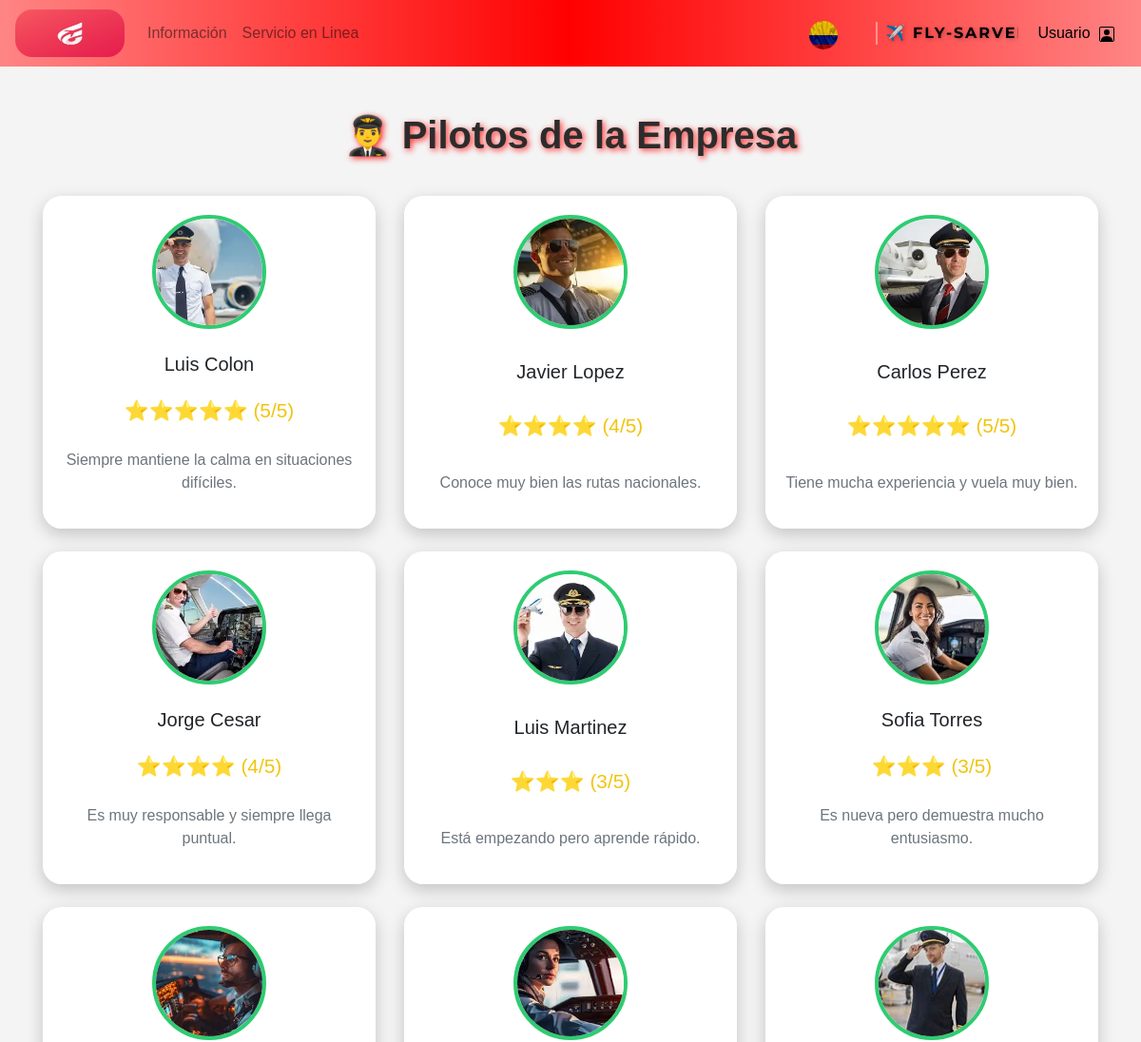
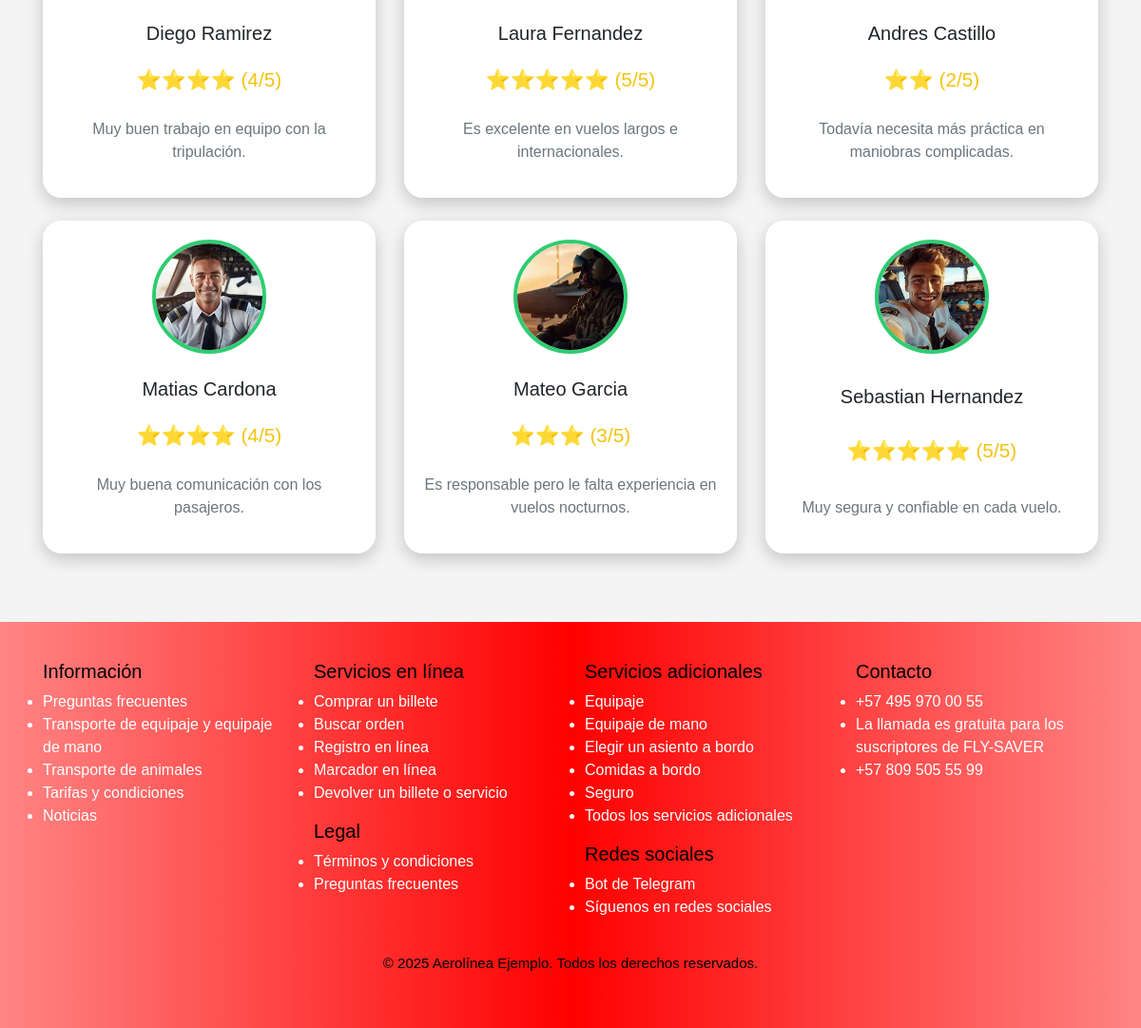
The app's page /Pilotos.php with its own data (2 pictures, top to bottom).
### tables this page shows
CREATE TABLE IF NOT EXISTS `pilotos` (
  `nombre` varchar(50) NOT NULL,
  `foto` varchar(50) NOT NULL,
  `calificacion` int(11) NOT NULL DEFAULT '0',
  `comentario` varchar(150) NOT NULL
);

### Web/Pilotos.php (the view, shortened to what this page needs)
<?php
include("nav.php");
?>
<?php
include("conexion.php");
$resultado_consulta = mysqli_query($con, "SELECT * FROM pilotos");
$pilotos = [];
if (mysqli_num_rows($resultado_consulta) > 0) {
  while ($row = mysqli_fetch_assoc($resultado_consulta)) {
    $pilotos[] = $row;
  }
}
?>
<div class="container py-5">
  <h1>👨‍✈️ Pilotos de la Empresa</h1>
  <div class="row">
    <?php foreach ($pilotos as $index => $p): ?>
      <div class="col-md-4 mb-4 d-flex">
        <div class="card text-center w-100" style="animation-delay: <?php echo $index * 0.15; ?>s;">
          <div class="card-body">
            <img src="<?php echo $p['foto']; ?>" alt="<?php echo $p['nombre']; ?>"
              class="foto mb-3" data-bs-toggle="modal" data-bs-target="#imgModal"
              onclick="mostrarImagen('<?php echo $p['foto']; ?>', '<?php echo $p['nombre']; ?>', '<?php echo $p['calificacion']; ?>', '<?php echo $p['comentario']; ?>')">
            <h5 class="card-title"><?php echo $p['nombre']; ?></h5>
            <p class="stars">
              <?php for ($i = 0; $i < $p['calificacion']; $i++): ?>⭐<?php endfor; ?>
              (<?php echo $p['calificacion']; ?>/5)
            </p>
            <p class="text-muted"><?php echo $p['comentario']; ?></p>
          </div>
        </div>
      </div>
    <?php endforeach; ?>
  </div>
</div>
<?php
include("footer.php");
?>

### Web/nav.php (shortened to what this page needs)
<!DOCTYPE html>
<html lang="en">
<head>
    <link rel="stylesheet" href="../Css/boot.css">
    <link rel="stylesheet" href="../Css/style.css">
    <link rel="stylesheet" href="../Css/icons.css">
    <link rel="stylesheet" href="https://stackpath.bootstrapcdn.com/bootstrap/4.5.2/css/bootstrap.min.css">
</head>
<body style="font-family: 'Arial', sans-serif; background-color: #f4f4f4;  height: 100vh;">
    <div class="row">
        <div class="col-12">
            <nav class="navbar navbar-expand-lg navbar-light bg-danger NAV">
                <a class="navbar-brand" href="../Web/index.php">
                    <img src="../Img/FlySaverLOG.jpg" alt="Logo" style="width: 115px; height: 50px; border-radius: 18px;"
                        title="Logo FLY-SAVER">
                </a>
                <div class="collapse navbar-collapse" id="navbarNav">
                    <ul class="navbar-nav mr-auto">
                        <li class="nav-item">
                            <a class="nav-link dm-serif-text-regular" href="#" data-toggle="modal" data-target="#infoModal">
                                Información
                            </a>
                        </li>
                        <li class="nav-item">
                            <a class="nav-link dm-serif-text-regular" href="../Web/servicioenlinea.php">Servicio en Linea</a>
                        </li>
                    </ul>
                    <ul class="navbar-nav ml-auto">
                        <li class="nav-item">
                            <button id="Btn-Idioma" type="button" class="btn btn-primary" data-bs-toggle="modal"
                                data-bs-target="#exampleModal">
                                <img src="../Img/BanderaCol.png" alt="" class="Bandera">
                            </button>
                        </li>
                        <li class="nav-item d-flex align-items-center">
                            <div class="marquesina-container">
                                <span class="marquesina-text">✈️ FLY-SARVER ✈️</span>
                            </div>
                        </li>
                        <li>
                            <button type="button" class="btn btn-primary" style="border: none; background: none; color: black;" onclick="window.location.href='usuario.php'">
                                Usuario
                            </button>
                        </li>
                    </ul>
                </div>
            </nav>
        </div>
    </div>

### Web/footer.php (shortened to what this page needs)
<footer id="footer">
        <div class="container">
            <div class="row">
                <div class="col-md-3">
                    <h5 style="color: black;">Información</h5>
                    <ol style="list-style-type: disc; padding: 0;">
                        <li><a href="#" style="color: white; text-decoration: none;">Preguntas frecuentes</a></li>
                        <li><a href="#" style="color: white; text-decoration: none;">Transporte de equipaje y equipaje de mano</a></li>
                        <li><a href="#" style="color: white; text-decoration: none;">Transporte de animales</a></li>
                        <li><a href="#" style="color: white; text-decoration: none;">Tarifas y condiciones</a></li>
                        <li><a href="#" style="color: white; text-decoration: none;">Noticias</a></li>
                    </ol>
                </div>
                <div class="col-md-3">
                    <h5 style="color: black;">Servicios en línea</h5>
                    <ol style="list-style-type: disc; padding: 0;">
                        <li><a href="#" style="color: white; text-decoration: none;">Comprar un billete</a></li>
                        <li><a href="#" style="color: white; text-decoration: none;">Buscar orden</a></li>
                        <li><a href="#" style="color: white; text-decoration: none;">Registro en línea</a></li>
                        <li><a href="#" style="color: white; text-decoration: none;">Marcador en línea</a></li>
                        <li><a href="#" style="color: white; text-decoration: none;">Devolver un billete o servicio</a></li>
                    </ol>
                    <h5 style="color: black;">Legal</h5>
                    <ol style="list-style-type: disc; padding: 0;">
                        <li><a href="#" style="color: white; text-decoration: none;">Términos y condiciones</a></li>
                        <li><a href="#" style="color: white; text-decoration: none;">Preguntas frecuentes</a></li>
                    </ol>
                </div>
                <div class="col-md-3">
                    <h5 style="color: black;">Servicios adicionales</h5>
                    <ol style="list-style-type: disc; padding: 0;">
                        <li><a href="#" style="color: white; text-decoration: none;">Equipaje</a></li>
                        <li><a href="#" style="color: white; text-decoration: none;">Equipaje de mano</a></li>
                        <li><a href="#" style="color: white; text-decoration: none;">Elegir un asiento a bordo</a></li>
                        <li><a href="#" style="color: white; text-decoration: none;">Comidas a bordo</a></li>
                        <li><a href="#" style="color: white; text-decoration: none;">Seguro</a></li>
                        <li><a href="#" style="color: white; text-decoration: none;">Todos los servicios adicionales</a></li>
                    </ol>
                    <h5 style="color: black;">Redes sociales</h5>
                    <ol style="list-style-type: disc; padding: 0;">
                        <li><a href="#" style="color: white; text-decoration: none;">Bot de Telegram</a></li>
                        <li><a href="#" style="color: white; text-decoration: none;">Síguenos en redes sociales</a></li>
                    </ol>
                </div>
                <div class="col-md-3">
                    <h5 style="color: black;">Contacto</h5>
                    <ol style="list-style-type: disc; padding: 0;">
                        <li><a href="tel:+74959700055" style="color: white; text-decoration: none;">+57 495 970 00 55</a></li>
                        <li>La llamada es gratuita para los suscriptores de FLY-SAVER</li>
                        <li><a href="tel:+78095055599" style="color: white; text-decoration: none;">+57 809 505 55 99</a></li>
                    </ol>
                </div>
            </div>
        </div>
        <div style="text-align: center; margin-top: 20px; font-size: 14px;">
            <p style="color: black; font-size: 15px;">&copy; 2025 Aerolínea Ejemplo. Todos los derechos reservados.</p>
        </div>
    </footer>
</body>
</html>

### Css/style.css (style rules this page uses)
body { width: 100%; overflow-x: hidden; margin: 0; }
.NAV { width: 100%; height: 70px; background: rgb(255, 133, 133); background: linear-gradient(90deg, rgba(255, 133, 133, 1) 0%, rgba(255, 0, 0, 1) 50%, rgba(255, 133, 133, 1) 100%); display: flex; align-items: center; }
.Bandera { width: 30px; height: 30px; border-radius: 50%; margin-top: 5px; }
#Btn-Idioma { background: none; border: none; padding: 0; margin: 5; margin-right: 30px; display: flex; width: auto; }
#footer { color: white; padding: 40px 0; text-align: left; background: rgb(255, 133, 133); background: linear-gradient(90deg, rgba(255, 133, 133, 1) 0%, rgba(255, 0, 0, 1) 50%, rgba(255, 133, 133, 1) 100%); }

### Web/nav.php (style rules this page uses)
.marquesina-container { width: 150px; overflow: hidden; white-space: nowrap; margin-left: 10px; border-left: 2px solid rgba(255, 255, 255, 0.4); padding-left: 8px; margin-right: 8px; }
.marquesina-text { display: inline-block; animation: moverTexto 8s linear infinite; color: black; font-weight: 700; letter-spacing: 2px; font-family: "Montserrat", sans-serif; text-shadow: 1px 1px 4px rgba(0, 0, 0, 0.3); }

### Web/Pilotos.php (style rules this page uses)
body { margin: 0; padding: 0; font-family: 'Segoe UI', Tahoma, Geneva, Verdana, sans-serif; color: #2c3e50; }
h1 { text-align: center; margin-bottom: 40px; color: #2c2c2cff; font-weight: bold; text-shadow: 2px 2px 6px rgba(255, 9, 9, 0.86); }
.card { border: none; border-radius: 20px; background: rgba(255, 255, 255, 0.95); backdrop-filter: blur(10px); box-shadow: 0 6px 18px rgba(0, 0, 0, 0.2); transition: all 0.4s ease; opacity: 0; transform: translateY(30px) scale(0.9); animation: fadeUp 0.8s forwards; height: 100%; display: flex; flex-direction: column; justify-content: space-between; }
.card-body { flex-grow: 1; display: flex; flex-direction: column; justify-content: space-between; }
.foto { width: 120px; height: 120px; border-radius: 50%; object-fit: cover; border: 4px solid #2ecc71; cursor: pointer; transition: all 0.3s ease; margin: 0 auto; }
.stars { color: #f1c40f; font-size: 1.3em; }
.row > .col-md-4 { display: flex; }
.card.text-center { width: 100%; min-height: 350px; }

### records on screen
pilotos: foto (picture), nombre "Luis Colon", calificacion "5", comentario "Siempre mantiene la calma en situaciones difíciles."
pilotos: foto (picture), nombre "Javier Lopez", calificacion "4", comentario "Conoce muy bien las rutas nacionales."
pilotos: foto (picture), nombre "Carlos Perez", calificacion "5", comentario "Tiene mucha experiencia y vuela muy bien."
pilotos: foto (picture), nombre "Jorge Cesar", calificacion "4", comentario "Es muy responsable y siempre llega puntual."
pilotos: foto (picture), nombre "Luis Martinez", calificacion "3", comentario "Está empezando pero aprende rápido."
pilotos: foto (picture), nombre "Sofia Torres", calificacion "3", comentario "Es nueva pero demuestra mucho entusiasmo."
pilotos: foto (picture), nombre "Diego Ramirez", calificacion "4", comentario "Muy buen trabajo en equipo con la tripulación."
pilotos: foto (picture), nombre "Laura Fernandez", calificacion "5", comentario "Es excelente en vuelos largos e internacionales."
pilotos: foto (picture), nombre "Andres Castillo", calificacion "2", comentario "Todavía necesita más práctica en maniobras complicadas."
pilotos: foto (picture), nombre "Matias Cardona", calificacion "4", comentario "Muy buena comunicación con los pasajeros."
pilotos: foto (picture), nombre "Mateo Garcia", calificacion "3", comentario "Es responsable pero le falta experiencia en vuelos nocturnos."
pilotos: foto (picture), nombre "Sebastian Hernandez", calificacion "5", comentario "Muy segura y confiable en cada vuelo."
